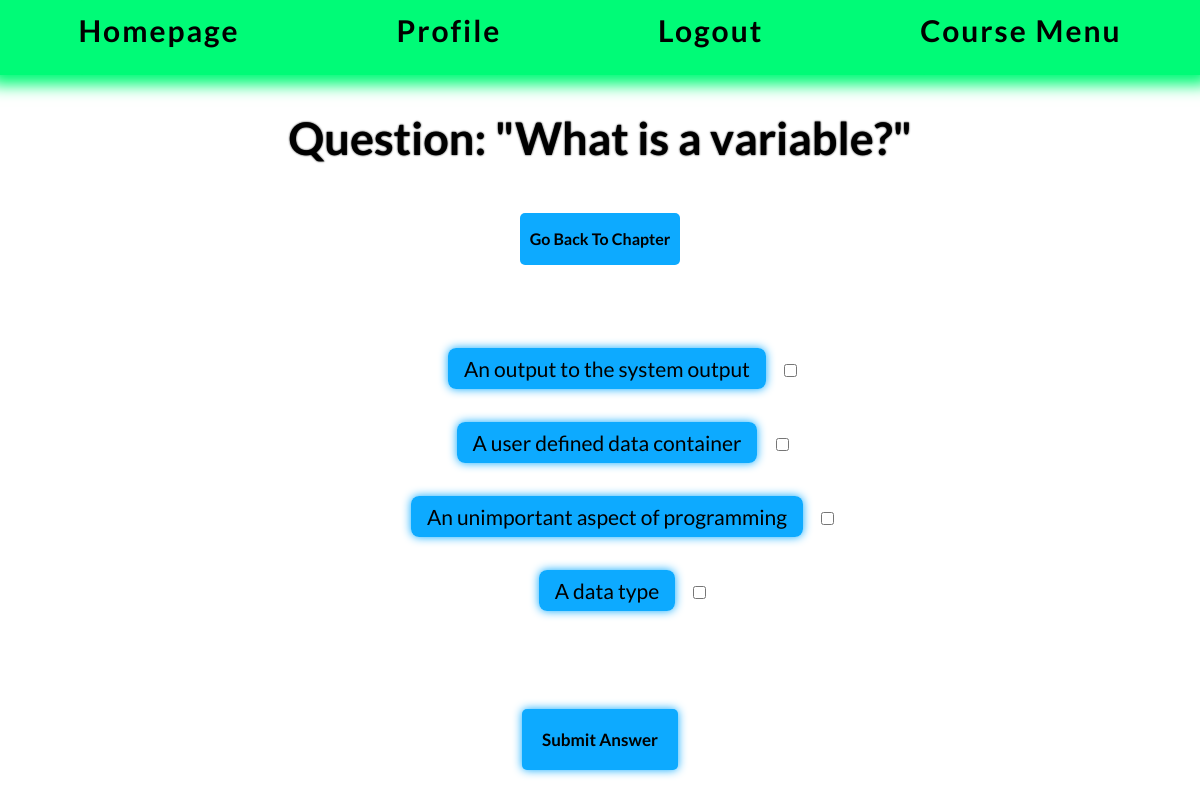
/course/Chapter/6/Quiz/ (signed in), run on the app's committed database.
### course/models.py (models this page shows, shortened)
class Question(models.Model):
    chapter = models.ForeignKey(Chapter, on_delete=models.CASCADE, default="")
    question_code_text = models.TextField(max_length=1500, default=None,blank=True, null=True)
    question_text = models.CharField(max_length=200,default="Question_text")
    pub_date = models.DateTimeField("date published")
    explanation = models.TextField(default="Explanation")

class Choice(models.Model):
    question = models.ForeignKey(Question, on_delete=models.CASCADE)
    choice_text = models.CharField(max_length=200)
    votes = models.IntegerField(default=0)
    correct_choice = models.BooleanField(default=False)

### course/views.py (the view)
# urls.py: path('Chapter/<int:chapter_id>/Quiz/', views.QuizView,name='Quiz_url'),
@login_required
def QuizView(request,chapter_id):
    try:
        CurrentChapter = Chapter.objects.get(id=chapter_id)
        QuizQuestion = Question.objects.get(chapter=CurrentChapter)
    except (KeyError, Question.DoesNotExist):
        return(render(request,'course/ObjectDoesNotExist.html',{'object':'Quiz','error_message':error_message}))
    else:
        return render(request, 'course/question_base.html',{'question':QuizQuestion,'chapter':CurrentChapter})

### course/templatetags/course_in_category.py (called while the page is built)
@register.filter #LETS GO FIRST TRY I'M SO GOOD AT PYTHON LETS GOOOOO
def user_tag(content,user):
    return content.replace('{{ user.username }}',user.username)

### course/templates/course/question_base.html (shortened to what this page needs)
{% extends 'course/topbar.html' %}
{% load static %}
{% load course_in_category %}
    {% block content %}
            <div class="title">
                <h1>Question: "{{ question.question_text }}"</h1>
            </div>
     <div class="flex_container" id="flex_container_quiz">
                    <a href="{% url 'course:Chapter_url' chapter.id %}">Go Back To Chapter</a>
            </div>
                <form action ="{% url 'course:Results_url' chapter.id %}" method="post">
                    <fieldset>
                                 <div class="quiz_choices">
                        {% for choice in question.choice_set.all %}
                            <br>
                            <label for="{{ choice.choice_text }}"class="label">{{ choice.choice_text|user_tag:user }}</label>
                            <input class="checkbox" id="{{ choice.choice_text }}" type="checkbox" name="choice" value="{{choice.id}}">
                        {% endfor %}
                                         </div>
                        <div class="button">
                            <h1> <input type="submit" id="submit" value="Submit Answer" style="font-family:'Lato'"> </h1>
                        </div>
                        </fieldset>
                </form>
    {% endblock %}

### course/static/base.css (style rules this page uses)
:root { --black: #031A0D; --darker_green: #00c05b; --light_green: #00fb77; --lighter_green: #33FF94; --purple: #b357eb; --pink: #EB4BA2; --mg: #58eb40; --red: #eb3928; --yellow: #cce34; --offwhite: #B7BFEB; --grey: #e0e0e0; --color-primary-0: #00FF77; --color-primary-1: #A4FFCE; --color-primary-2: #70FFB2; --color-primary-3: #009947; --color-primary-4: #007637; --color-primary-5: #0DAAFF; --color-primary-6: #0083ca; --color-primary-7: #FF3900; --code_text: #f9f5fc; --border: solid var(--color-primary-3) 2px; --code_bg: #2B3245; --wide: 75%; --narrow: 50%; }
html { margin-left: 100px; margin-right: 100px; margin-top: 85px; margin-bottom: 85px; text-align: center; font-family: "Lato"; line-height: 2; }
.flex_container { display: flex; flex-direction: column; justify-content: center; align-items: center; }
.login,input { text-align: left; justify-content: left; margin-left: 50px; }
.quiz_choices { margin-top: 45px; margin-bottom: 45px; margin-left: 60px; }
.checkbox { margin-bottom: 45px; font-size: 15px; box-shadow: none; }
input { padding: 15px; margin: 15px; border-radius: 15px; margin-top: 15px; border: var(--border); background-color: var(--light_green); box-shadow: 0px 0px 10px var(--light_green); -webkit-transition: all .3s ease; -moz-transition: all .3s ease; -o-transition: all .3s ease; -ms-transition: all .3s ease; transition: all .3s ease; font-size: 21px; }
#submit { background-color: var(--color-primary-5); border: none; border-radius:5px; color: black; font-family: "Lato"; padding: 20px 20px; margin: 20px 20px; font-size: 17px; font-weight: bold; cursor: pointer; box-shadow: 0px 0px 10px var(--color-primary-5); -webkit-transition: all 1s ease; -moz-transition: all 1s ease; -o-transition: all 1s ease; -ms-transition: all 1s ease; transition: all 1s ease; }
label { background: var(--color-primary-5); box-shadow: 0px 0px 10px var(--color-primary-5); padding: 0.5rem 1rem; border-radius: 0.5rem; font-size: 21px; }
#flex_container_quiz { display: flex; }
fieldset { border: none; }
h1 { font-size: 45px; text-shadow: 0px 0px 2px black; }
a { font-style: normal; color: black; font-weight: bold; text-decoration: none; padding: 10px; border-radius: 5px; background-color: var(--color-primary-5); margin: auto; }

### data on the page
Question: question_text "What is a variable?"
Choice: choice_text|user_tag "An output to the system output"
Choice: choice_text|user_tag "A user defined data container"
Choice: choice_text|user_tag "An unimportant aspect of programming"
Choice: choice_text|user_tag "A data type"
